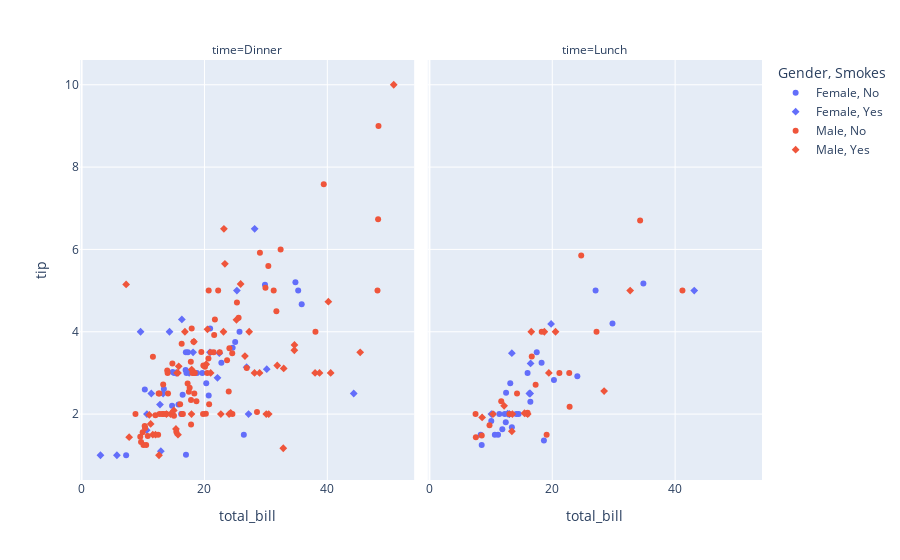

Here is the notebook cell this chart was saved with:
### Code cell
import plotly.express as px

df = px.data.tips()
fig = px.scatter(df, x="total_bill", y="tip", color="sex", symbol="smoker", facet_col="time",
          labels={"sex": "Gender", "smoker": "Smokes"})
fig.show()

print(fig)

### Figure 1 — Plotly figure (JSON) as saved in the notebook; plotly's stock layout.template omitted (floating-point values rounded to 4 significant figures)
{"data": [{"hovertemplate": "Gender=Female<br>Smokes=No<br>time=Dinner<br>total_bill=%{x}<br>tip=%{y}<extra></extra>", "legendgroup": "Female, No", "marker": {"color": "#636efa", "symbol": "circle"}, "mode": "markers", "name": "Female, No", "orientation": "v", "showlegend": true, "type": "scatter", "x": [16.99, 24.59, 35.26, 14.83, 10.33, 16.97, 20.29, 15.77, 19.65, 15.06, 20.69, 16.93, 10.29, 34.81, 26.41, 16.45, 17.07, 14.73, 22.75, 20.92, 7.25, 25.71, 17.31, 29.85, 25, 13.39, 16.21, 35.83, 18.78], "xaxis": "x", "y": [1.01, 3.61, 5, 3.02, 1.67, 3.5, 2.75, 2.23, 3, 3, 2.45, 3.07, 2.6, 5.2, 1.5, 2.47, 3, 2.2, 3.25, 4.08, 1, 4, 3.5, 5.14, 3.75, 2.61, 2, 4.67, 3], "yaxis": "y"}, {"hovertemplate": "Gender=Female<br>Smokes=No<br>time=Lunch<br>total_bill=%{x}<br>tip=%{y}<extra></extra>", "legendgroup": "Female, No", "marker": {"color": "#636efa", "symbol": "circle"}, "mode": "markers", "name": "Female, No", "orientation": "v", "showlegend": false, "type": "scatter", "x": [10.07, 34.83, 10.65, 12.43, 24.08, 13.42, 12.48, 29.8, 14.52, 11.38, 20.27, 11.17, 12.26, 18.26, 8.51, 10.33, 14.15, 13.16, 17.47, 27.05, 16.43, 8.35, 18.64, 11.87, 15.98], "xaxis": "x2", "y": [1.83, 5.17, 1.5, 1.8, 2.92, 1.68, 2.52, 4.2, 2, 2, 2.83, 1.5, 2, 3.25, 1.25, 2, 2, 2.75, 3.5, 5, 2.3, 1.5, 1.36, 1.63, 3], "yaxis": "y2"}, {"hovertemplate": "Gender=Female<br>Smokes=Yes<br>time=Dinner<br>total_bill=%{x}<br>tip=%{y}<extra></extra>", "legendgroup": "Female, Yes", "marker": {"color": "#636efa", "symbol": "diamond"}, "mode": "markers", "name": "Female, Yes", "orientation": "v", "showlegend": true, "type": "scatter", "x": [3.07, 26.86, 25.28, 5.75, 16.32, 11.35, 15.38, 44.3, 22.42, 14.31, 17.51, 10.59, 10.63, 9.6, 20.9, 18.15, 12.76, 13.27, 28.17, 12.9, 30.14, 22.12, 27.18], "xaxis": "x", "y": [1, 3.14, 5, 1, 4.3, 2.5, 3, 2.5, 3.48, 4, 3, 1.61, 2, 4, 3.5, 3.5, 2.23, 2.5, 6.5, 1.1, 3.09, 2.88, 2], "yaxis": "y"}, {"hovertemplate": "Gender=Female<br>Smokes=Yes<br>time=Lunch<br>total_bill=%{x}<br>tip=%{y}<extra></extra>", "legendgroup": "Female, Yes", "marker": {"color": "#636efa", "symbol": "diamond"}, "mode": "markers", "name": "Female, Yes", "orientation": "v", "showlegend": false, "type": "scatter", "x": [19.81, 43.11, 13, 12.74, 13, 16.4, 16.47, 13.42, 16.27, 10.09], "xaxis": "x2", "y": [4.19, 5, 2, 2.01, 2, 2.5, 3.23, 3.48, 2.5, 2], "yaxis": "y2"}, {"hovertemplate": "Gender=Male<br>Smokes=No<br>time=Dinner<br>total_bill=%{x}<br>tip=%{y}<extra></extra>", "legendgroup": "Male, No", "marker": {"color": "#EF553B", "symbol": "circle"}, "mode": "markers", "name": "Male, No", "orientation": "v", "showlegend": true, "type": "scatter", "x": [10.34, 21.01, 23.68, 25.29, 8.77, 26.88, 15.04, 14.78, 10.27, 15.42, 18.43, 21.58, 16.29, 20.65, 17.92, 39.42, 19.82, 17.81, 13.37, 12.69, 21.7, 9.55, 18.35, 17.78, 24.06, 16.31, 18.69, 31.27, 16.04, 17.46, 13.94, 9.68, 30.4, 18.29, 22.23, 32.4, 28.55, 18.04, 12.54, 9.94, 25.56, 19.49, 48.27, 17.59, 20.08, 20.23, 12.02, 10.51, 22.49, 12.46, 18.24, 14, 38.07, 23.95, 29.93, 14.07, 13.13, 17.26, 24.55, 19.77, 48.17, 16.49, 21.5, 12.66, 13.81, 24.52, 20.76, 31.71, 20.69, 48.33, 20.45, 13.28, 11.61, 10.77, 10.07, 29.03, 17.82], "xaxis": "x", "y": [1.66, 3.5, 3.31, 4.71, 2, 3.12, 1.96, 3.23, 1.71, 1.57, 3, 3.92, 3.71, 3.35, 4.08, 7.58, 3.18, 2.34, 2, 2, 4.3, 1.45, 2.5, 3.27, 3.6, 2, 2.31, 5, 2.24, 2.54, 3.06, 1.32, 5.6, 3, 5, 6, 2.05, 3, 2.5, 1.56, 4.34, 3.51, 6.73, 2.64, 3.15, 2.01, 1.97, 1.25, 3.5, 1.5, 3.76, 3, 4, 2.55, 5.07, 2.5, 2, 2.74, 2, 2, 5, 2, 3.5, 2.5, 2, 3.48, 2.24, 4.5, 5, 9, 3, 2.72, 3.39, 1.47, 1.25, 5.92, 1.75], "yaxis": "y"}, {"hovertemplate": "Gender=Male<br>Smokes=No<br>time=Lunch<br>total_bill=%{x}<br>tip=%{y}<extra></extra>", "legendgroup": "Male, No", "marker": {"color": "#EF553B", "symbol": "circle"}, "mode": "markers", "name": "Male, No", "orientation": "v", "showlegend": false, "type": "scatter", "x": [27.2, 22.76, 17.29, 16.66, 15.98, 13.03, 18.28, 24.71, 21.16, 11.69, 14.26, 15.95, 8.52, 22.82, 19.08, 34.3, 41.19, 9.78, 7.51, 7.56], "xaxis": "x2", "y": [4, 3, 2.71, 3.4, 2.03, 2, 4, 5.85, 3, 2.31, 2.5, 2, 1.48, 2.18, 1.5, 6.7, 5, 1.73, 2, 1.44], "yaxis": "y2"}, {"hovertemplate": "Gender=Male<br>Smokes=Yes<br>time=Dinner<br>total_bill=%{x}<br>tip=%{y}<extra></extra>", "legendgroup": "Male, Yes", "marker": {"color": "#EF553B", "symbol": "diamond"}, "mode": "markers", "name": "Male, Yes", "orientation": "v", "showlegend": true, "type": "scatter", "x": [38.01, 11.24, 20.29, 13.81, 11.02, 18.29, 15.01, 17.92, 28.97, 40.17, 27.28, 12.03, 21.01, 15.36, 20.49, 25.21, 50.81, 15.81, 7.25, 31.85, 16.82, 32.9, 17.89, 14.48, 34.63, 34.65, 23.33, 45.35, 23.17, 40.55, 30.46, 23.1, 15.69, 26.59, 38.73, 24.27, 30.06, 25.89, 28.15, 11.59, 7.74, 24.01, 15.69, 15.53, 12.6, 32.83, 22.67], "xaxis": "x", "y": [3, 1.76, 3.21, 2, 1.98, 3.76, 2.09, 3.08, 3, 4.73, 4, 1.5, 3, 1.64, 4.06, 4.29, 10, 3.16, 5.15, 3.18, 4, 3.11, 2, 2, 3.55, 3.68, 5.65, 3.5, 6.5, 3, 2, 4, 1.5, 3.41, 3, 2.03, 2, 5.16, 3, 1.5, 1.44, 2, 3, 3, 1, 1.17, 2], "yaxis": "y"}, {"hovertemplate": "Gender=Male<br>Smokes=Yes<br>time=Lunch<br>total_bill=%{x}<br>tip=%{y}<extra></extra>", "legendgroup": "Male, Yes", "marker": {"color": "#EF553B", "symbol": "diamond"}, "mode": "markers", "name": "Male, Yes", "orientation": "v", "showlegend": false, "type": "scatter", "x": [19.44, 32.68, 16, 28.44, 15.48, 16.58, 10.34, 13.51, 18.71, 20.53, 12.16, 8.58, 13.42], "xaxis": "x2", "y": [3, 5, 2, 2.56, 2.02, 4, 2, 2, 4, 4, 2.2, 1.92, 1.58], "yaxis": "y2"}], "layout": {"annotations": [{"font": {}, "showarrow": false, "text": "time=Dinner", "x": 0.245, "xanchor": "center", "xref": "paper", "y": 1, "yanchor": "bottom", "yref": "paper"}, {"font": {}, "showarrow": false, "text": "time=Lunch", "x": 0.755, "xanchor": "center", "xref": "paper", "y": 1, "yanchor": "bottom", "yref": "paper"}], "legend": {"title": {"text": "Gender, Smokes"}, "tracegroupgap": 0}, "margin": {"t": 60}, "xaxis": {"anchor": "y", "domain": [0, 0.49], "title": {"text": "total_bill"}}, "xaxis2": {"anchor": "y2", "domain": [0.51, 1], "matches": "x", "title": {"text": "total_bill"}}, "yaxis": {"anchor": "x", "domain": [0, 1], "title": {"text": "tip"}}, "yaxis2": {"anchor": "x2", "domain": [0, 1], "matches": "y", "showticklabels": false}}}
